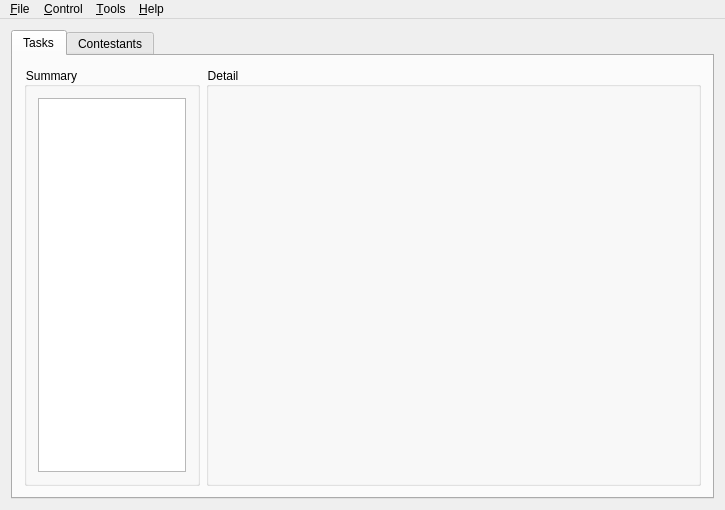
<?xml version="1.0" encoding="UTF-8"?>
<ui version="4.0">
 <class>Lemon</class>
 <widget class="QMainWindow" name="Lemon">
  <property name="geometry">
   <rect>
    <x>0</x>
    <y>0</y>
    <width>725</width>
    <height>510</height>
   </rect>
  </property>
  <property name="minimumSize">
   <size>
    <width>725</width>
    <height>510</height>
   </size>
  </property>
  <property name="windowTitle">
   <string>Lemon</string>
  </property>
  <property name="windowIcon">
   <iconset resource="resource.qrc">
    <normaloff>:/icon/icon.png</normaloff>:/icon/icon.png</iconset>
  </property>
  <widget class="QWidget" name="centralWidget">
   <layout class="QHBoxLayout" name="horizontalLayout">
    <item>
     <widget class="QTabWidget" name="tabWidget">
      <property name="enabled">
       <bool>true</bool>
      </property>
      <property name="styleSheet">
       <string notr="true">font-size: 9pt;</string>
      </property>
      <property name="currentIndex">
       <number>0</number>
      </property>
      <widget class="QWidget" name="tasksTab">
       <attribute name="title">
        <string>Tasks</string>
       </attribute>
       <layout class="QHBoxLayout" name="horizontalLayout_2">
        <item>
         <widget class="QGroupBox" name="taskBox">
          <property name="sizePolicy">
           <sizepolicy hsizetype="Expanding" vsizetype="Preferred">
            <horstretch>1</horstretch>
            <verstretch>0</verstretch>
           </sizepolicy>
          </property>
          <property name="minimumSize">
           <size>
            <width>176</width>
            <height>387</height>
           </size>
          </property>
          <property name="styleSheet">
           <string notr="true">font-size: 9pt;</string>
          </property>
          <property name="title">
           <string>Summary</string>
          </property>
          <layout class="QVBoxLayout" name="verticalLayout_2">
           <item>
            <widget class="SummaryTree" name="summary">
             <property name="contextMenuPolicy">
              <enum>Qt::DefaultContextMenu</enum>
             </property>
             <property name="styleSheet">
              <string notr="true">font-size: 10pt;</string>
             </property>
             <attribute name="headerVisible">
              <bool>false</bool>
             </attribute>
             <column>
              <property name="text">
               <string notr="true">1</string>
              </property>
             </column>
            </widget>
           </item>
          </layout>
         </widget>
        </item>
        <item>
         <widget class="QGroupBox" name="editBox">
          <property name="sizePolicy">
           <sizepolicy hsizetype="Expanding" vsizetype="Preferred">
            <horstretch>3</horstretch>
            <verstretch>0</verstretch>
           </sizepolicy>
          </property>
          <property name="styleSheet">
           <string notr="true">font-size: 9pt;</string>
          </property>
          <property name="title">
           <string>Detail</string>
          </property>
          <layout class="QVBoxLayout" name="verticalLayout_8">
           <item>
            <widget class="QStackedWidget" name="editWidget">
             <property name="contextMenuPolicy">
              <enum>Qt::NoContextMenu</enum>
             </property>
             <property name="currentIndex">
              <number>2</number>
             </property>
             <widget class="QWidget" name="nullPage"/>
             <widget class="TaskEditWidget" name="taskEdit"/>
             <widget class="TestCaseEditWidget" name="testCaseEdit"/>
            </widget>
           </item>
          </layout>
         </widget>
        </item>
       </layout>
      </widget>
      <widget class="QWidget" name="contestantsTab">
       <attribute name="title">
        <string>Contestants</string>
       </attribute>
       <layout class="QVBoxLayout" name="verticalLayout">
        <item>
         <widget class="ResultViewer" name="resultViewer">
          <property name="styleSheet">
           <string notr="true">font-size:9pt;</string>
          </property>
          <property name="editTriggers">
           <set>QAbstractItemView::NoEditTriggers</set>
          </property>
          <property name="tabKeyNavigation">
           <bool>false</bool>
          </property>
          <property name="selectionMode">
           <enum>QAbstractItemView::ExtendedSelection</enum>
          </property>
          <property name="selectionBehavior">
           <enum>QAbstractItemView::SelectRows</enum>
          </property>
          <property name="verticalScrollMode">
           <enum>QAbstractItemView::ScrollPerPixel</enum>
          </property>
          <property name="horizontalScrollMode">
           <enum>QAbstractItemView::ScrollPerPixel</enum>
          </property>
          <property name="showGrid">
           <bool>false</bool>
          </property>
          <property name="sortingEnabled">
           <bool>true</bool>
          </property>
          <property name="cornerButtonEnabled">
           <bool>false</bool>
          </property>
          <attribute name="horizontalHeaderHighlightSections">
           <bool>false</bool>
          </attribute>
          <attribute name="verticalHeaderVisible">
           <bool>false</bool>
          </attribute>
          <attribute name="verticalHeaderDefaultSectionSize">
           <number>25</number>
          </attribute>
          <attribute name="verticalHeaderMinimumSectionSize">
           <number>25</number>
          </attribute>
         </widget>
        </item>
        <item>
         <layout class="QHBoxLayout" name="horizontalLayout_4">
          <item>
           <spacer name="horizontalSpacer">
            <property name="orientation">
             <enum>Qt::Horizontal</enum>
            </property>
            <property name="sizeHint" stdset="0">
             <size>
              <width>468</width>
              <height>20</height>
             </size>
            </property>
           </spacer>
          </item>
          <item>
           <widget class="QPushButton" name="refreshButton">
            <property name="text">
             <string>&amp;Refresh</string>
            </property>
           </widget>
          </item>
          <item>
           <widget class="QPushButton" name="judgeButton">
            <property name="enabled">
             <bool>false</bool>
            </property>
            <property name="text">
             <string>&amp;Judge</string>
            </property>
           </widget>
          </item>
          <item>
           <widget class="QPushButton" name="judgeAllButton">
            <property name="enabled">
             <bool>false</bool>
            </property>
            <property name="text">
             <string>Judge &amp;All</string>
            </property>
           </widget>
          </item>
         </layout>
        </item>
       </layout>
      </widget>
     </widget>
    </item>
   </layout>
  </widget>
  <widget class="QMenuBar" name="menuBar">
   <property name="geometry">
    <rect>
     <x>0</x>
     <y>0</y>
     <width>725</width>
     <height>23</height>
    </rect>
   </property>
   <property name="styleSheet">
    <string notr="true">font-size:9pt;</string>
   </property>
   <widget class="QMenu" name="fileMenu">
    <property name="title">
     <string>&amp;File</string>
    </property>
    <addaction name="newAction"/>
    <addaction name="openAction"/>
    <addaction name="closeAction"/>
    <addaction name="separator"/>
    <addaction name="exitAction"/>
   </widget>
   <widget class="QMenu" name="controlMenu">
    <property name="title">
     <string>&amp;Control</string>
    </property>
    <addaction name="judgeAction"/>
    <addaction name="judgeAllAction"/>
    <addaction name="separator"/>
    <addaction name="addTasksAction"/>
    <addaction name="makeSelfTestAction"/>
    <addaction name="exportAction"/>
   </widget>
   <widget class="QMenu" name="toolsMenu">
    <property name="title">
     <string>&amp;Tools</string>
    </property>
    <widget class="QMenu" name="languageMenu">
     <property name="title">
      <string>UI Language</string>
     </property>
     <addaction name="setEnglishAction"/>
    </widget>
    <addaction name="optionsAction"/>
    <addaction name="languageMenu"/>
   </widget>
   <widget class="QMenu" name="helpMenu">
    <property name="title">
     <string>&amp;Help</string>
    </property>
    <addaction name="aboutAction"/>
   </widget>
   <addaction name="fileMenu"/>
   <addaction name="controlMenu"/>
   <addaction name="toolsMenu"/>
   <addaction name="helpMenu"/>
  </widget>
  <action name="newAction">
   <property name="text">
    <string>&amp;New Contest</string>
   </property>
  </action>
  <action name="openAction">
   <property name="text">
    <string>&amp;Open Existing Contest</string>
   </property>
  </action>
  <action name="exitAction">
   <property name="text">
    <string>E&amp;xit</string>
   </property>
  </action>
  <action name="optionsAction">
   <property name="text">
    <string>&amp;Options</string>
   </property>
  </action>
  <action name="aboutAction">
   <property name="text">
    <string>&amp;About</string>
   </property>
  </action>
  <action name="judgeAction">
   <property name="enabled">
    <bool>false</bool>
   </property>
   <property name="text">
    <string>&amp;Judge Selected</string>
   </property>
  </action>
  <action name="judgeAllAction">
   <property name="enabled">
    <bool>false</bool>
   </property>
   <property name="text">
    <string>Judge &amp;All</string>
   </property>
  </action>
  <action name="closeAction">
   <property name="text">
    <string>&amp;Close Current Contest</string>
   </property>
  </action>
  <action name="setEnglishAction">
   <property name="text">
    <string notr="true">English</string>
   </property>
  </action>
  <action name="addTasksAction">
   <property name="enabled">
    <bool>false</bool>
   </property>
   <property name="text">
    <string>Add &amp;Tasks Automatically</string>
   </property>
  </action>
  <action name="makeSelfTestAction">
   <property name="enabled">
    <bool>false</bool>
   </property>
   <property name="text">
    <string>&amp;Make Self-testing Folder</string>
   </property>
  </action>
  <action name="exportAction">
   <property name="enabled">
    <bool>false</bool>
   </property>
   <property name="text">
    <string>&amp;Export Result</string>
   </property>
  </action>
 </widget>
 <layoutdefault spacing="6" margin="11"/>
 <customwidgets>
  <customwidget>
   <class>SummaryTree</class>
   <extends>QTreeWidget</extends>
   <header>summarytree.h</header>
  </customwidget>
  <customwidget>
   <class>TaskEditWidget</class>
   <extends>QWidget</extends>
   <header>taskeditwidget.h</header>
   <container>1</container>
  </customwidget>
  <customwidget>
   <class>TestCaseEditWidget</class>
   <extends>QWidget</extends>
   <header>testcaseeditwidget.h</header>
   <container>1</container>
  </customwidget>
  <customwidget>
   <class>ResultViewer</class>
   <extends>QTableWidget</extends>
   <header>resultviewer.h</header>
  </customwidget>
 </customwidgets>
 <tabstops>
  <tabstop>tabWidget</tabstop>
  <tabstop>summary</tabstop>
  <tabstop>refreshButton</tabstop>
  <tabstop>judgeButton</tabstop>
  <tabstop>judgeAllButton</tabstop>
  <tabstop>resultViewer</tabstop>
 </tabstops>
 <resources>
  <include location="resource.qrc"/>
 </resources>
 <connections/>
</ui>
